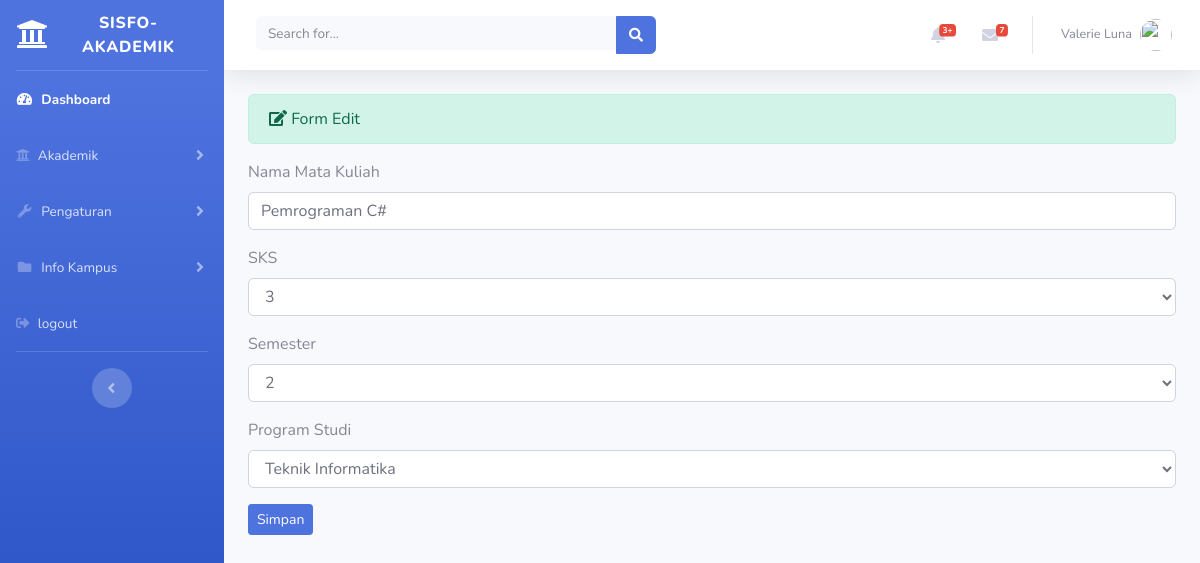
Screenshot of /index.php/administrator/matakuliah/update/MKK02 with the database file from the repository.
### tables this page shows
CREATE TABLE `matakuliah` (
  `kode_matakuliah` varchar(10) NOT NULL,
  `nama_matakuliah` varchar(100) NOT NULL,
  `sks` int(5) NOT NULL,
  `semester` int(10) NOT NULL,
  `nama_prodi` varchar(100) NOT NULL
);

CREATE TABLE `prodi` (
  `id_prodi` int(11) NOT NULL,
  `kode_prodi` varchar(20) NOT NULL,
  `nama_prodi` varchar(25) NOT NULL,
  `nama_jurusan` varchar(25) NOT NULL
);

### application/controllers/administrator/matakuliah.php (called while the page is built, shortened)
<?php
class Matakuliah extends CI_Controller{
	public function update($id)
	{
		$data['matakuliah'] = $this->db->query("select * from matakuliah mk, prodi prd where mk.nama_prodi = prd.nama_prodi and mk.kode_matakuliah='$id'")->result();
		$data['prodi'] = $this->matakuliah_model->tampil_data('prodi')->result();
		$this->load->view('templates_administrator/header');
		$this->load->view('templates_administrator/sidebar');
		$this->load->view('administrator/matakuliah_update', $data);
		$this->load->view('templates_administrator/footer');
	}
}

### index.php (called while the page is built, shortened)
<?php
require_once BASEPATH.'core/CodeIgniter.php';

### application/views/administrator/matakuliah_update.php (the view, shortened to what this page needs)
<div class="container-fluid">
	<div class="alert alert-success" role="alert">
		<i class="fas fa-edit"></i> Form Edit
  	</div>
  	<?php foreach($matakuliah as $mk) : ?>
  		<form method="post" action="<?php echo base_url('administrator/matakuliah/update_aksi'); ?>">
  			<div class="form-group">
  				<label>Nama Mata Kuliah</label>
  				<input type="text" name="nama_matakuliah" class="form-control" value="<?php echo $mk->nama_matakuliah ?>">
  			</div>
  			<div class="form-group">
  				<label>SKS</label>
  				<select name="sks" class="form-control">
  					<option><?php echo $mk->sks ?></option>
  				</select>
  			</div>
  			<div class="form-group">
  				<label>Semester</label>
  				<select name="semester" class="form-control">
  					<option><?php echo $mk->semester ?></option>
  				</select>
  			</div>
  			<div class="form-group">
  				<label>Program Studi</label>
  				<select name="nama_prodi" class="form-control">
  					<option><?php echo $mk->nama_prodi ?></option>
  				</select>
  			</div>
  			<button type="submit" class="btn btn-sm btn-primary">Simpan</button>
  		</form>
  	<?php endforeach; ?>
</div>

### rows the page displays
matakuliah: nama_matakuliah "Pemrograman C#", sks "3", semester "2", nama_prodi "Teknik Informatika"
